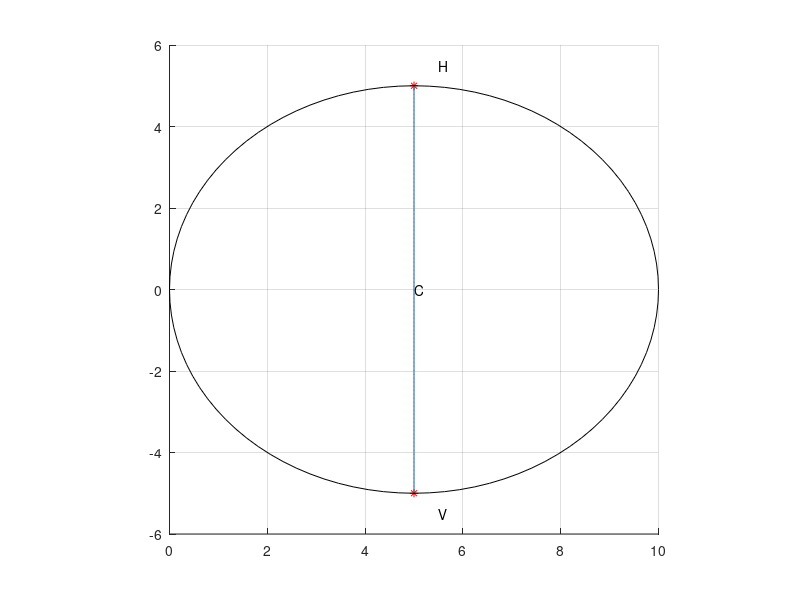

The MATLAB source for this figure:
function Mohr()
%MOHR Summary of this function goes here
%   Detailed explanation goes here
    
    sigma_x = input(sprintf("\tEnter σₓ: "));
    sigma_y = input(sprintf("\tEnter σᵧ: "));
    tau_xy = input(sprintf("\tEnter τₓᵧ: "));
    
    th = 0:pi/50:2*pi;
    
    v = [sigma_x, -tau_xy];
    h = [sigma_y, tau_xy];
    c = [(sigma_x + sigma_y) / 2, 0];
    R = sqrt((tau_xy ^ 2) + ((sigma_x - sigma_y)/ 2)^2);
    
    hold on
    axis square
    grid on
    %Display V point
    text(v(1) * 1.1, v(2) * 1.1, "V");
    plot(v(1), v(2), "r*");
    
    %Display H point
    text(h(1) * 1.1, h(2) * 1.1, "H");
    plot(h(1), h(2), "r*");
    
    %Display center point
    text(c(1), c(2), "C");
    plot([v(1) h(1)], [v(2) h(2)]);
    
    %Draw axes
    plot([c(1) c(1)], [R  -R], ":");
    
    %Draw circle
    plot(R * cos(th) + c(1), R * sin(th) + c(2), "k");
    
    hold off
    
end

